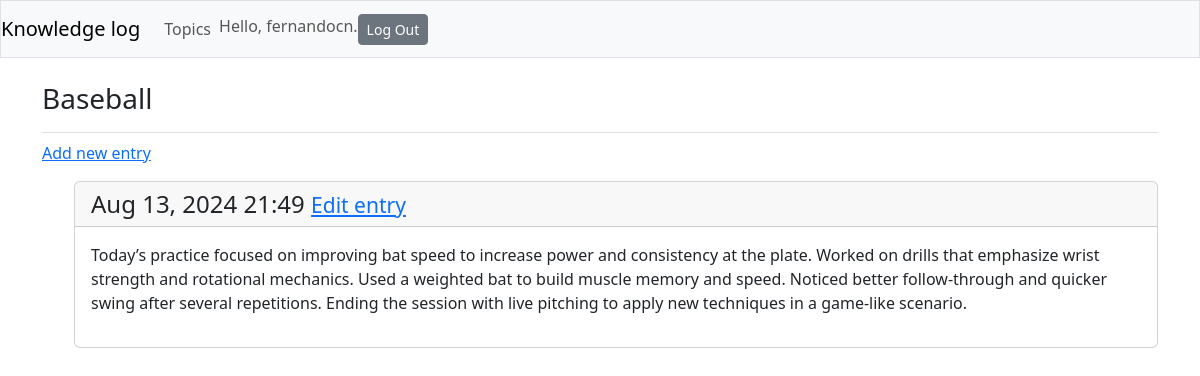
Page /topics/4/ (signed in) on the committed database.
### core_app/models.py (models this page shows, shortened)
class Topic(models.Model):
    title = models.CharField(max_length=200)
    date_added = models.DateTimeField(auto_now_add=True)
    owner = models.ForeignKey(User, on_delete=models.CASCADE)
    def __str__(self):
        return self.title

class Entry(models.Model):
    topic = models.ForeignKey(Topic, on_delete=models.CASCADE)
    text = models.TextField()
    date_added = models.DateTimeField(auto_now_add=True)
    class Meta:
        verbose_name_plural = 'entries'

### core_app/views.py (the view)
# urls.py: path('topics/<int:topic_id>/', views.get_topic, name='topic'),
@login_required
def get_topic(request, topic_id):
    topic = Topic.objects.get(id=topic_id)
    check_topic_owner(topic, request)
    entries = topic.entry_set.order_by('-date_added')
    context = {'topic': topic,
               'entries': entries}
    return render(request, "core_app/topic.html", context)

### core_app/views.py (called while the page is built)
def check_topic_owner(topic, request):
    if topic.owner != request.user:
        raise Http404

### core_app/templates/core_app/topic.html
{% extends "core_app/base.html" %}
{% block page_header %}
    <h3>{{ topic }}</h3>
{% endblock page_header %}
{% block content %}
    <p><a href="{% url 'core_app:new_entry' topic.id %}">Add new entry</a></p>
    <ul>
    {% for entry in entries %}
        <div class="card mb-3">
            <h4 class="card-header">
                    {{ entry.date_added|date:'M d, Y H:i' }}
                <small>
                    <a href="{% url 'core_app:edit_entry' entry.id %}">Edit entry</a>
                </small>
            </h4>
            <div class="card-body">
                    {{ entry.text | linebreaks }}
            </div>
        </div>
    {% empty %}
        <p>There are no entries for this topic yet.</p>
    {% endfor %}
    </ul>
{% endblock content %}

### core_app/templates/core_app/base.html (shortened to what this page needs)
{% load django_bootstrap5 %}
<!doctype html>
<html lang="en">
<head>
    {% bootstrap_css %}
</head>
<body>
    <nav class="navbar navbar-expand-md navbar-light bg-light mb-4 border">
        <a href="{% url 'core_app:index' %}" class="navbar-brand">Knowledge log</a>
        <div class="collapse navbar-collapse" id="navbarCollapse">
            <ul class="navbar-nav mr-auto">
                <li class="nav-item">
                    <a href="{% url 'core_app:topics' %}" class="nav-link">Topics</a>
                </li>
            </ul>
            <ul class="navbar-nav ml-auto">
                {% if user.is_authenticated %}
                    <li class="nav-item">
                        <span class="navbar-text">Hello, {{ user.username }}.</span>
                    </li>
                    <li class="nav-item">
                        <form action="{% url 'users:logout' %}" method="post">
                            <button class="btn btn-sm btn-secondary" type="submit">Log Out</button>
                        </form>
                    </li>
                {% endif %}
            </ul>
        </div>
    </nav>
    <main role="main" class="container">
        <div class="pb-2 mb-2 border-bottom">
            {% block page_header %}{% endblock page_header %}
        </div>
            {% block content %}{% endblock content %}
    </main>
</body>
</html>

### rows in the picture
Topic: title "Baseball"
Entry: date_added "Aug 13, 2024 21:49", text "Today’s practice focused on improving bat speed to increase power and consistency at the plate. Worked on drills that emphasize wrist strength and rotational mechanics. Used a weighted bat to build muscle memory and speed. Noticed better follow-through and quicker swing after several repetitions. Ending the session with live pitching to apply new techniques in a game-like scenario."

### other values in the picture
{{ user.username }} "fernandocn"
